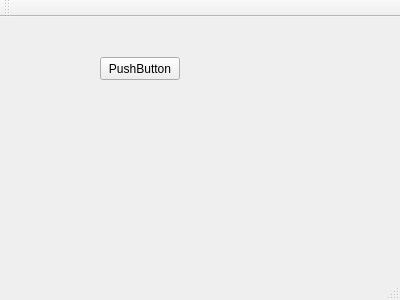
<?xml version="1.0" encoding="UTF-8"?>
<ui version="4.0">
 <class>MainWindow</class>
 <widget class="QMainWindow" name="MainWindow">
  <property name="geometry">
   <rect>
    <x>0</x>
    <y>0</y>
    <width>400</width>
    <height>300</height>
   </rect>
  </property>
  <property name="windowTitle">
   <string>MainWindow</string>
  </property>
  <widget class="QWidget" name="centralWidget">
   <widget class="QPushButton" name="pushButton">
    <property name="geometry">
     <rect>
      <x>100</x>
      <y>40</y>
      <width>80</width>
      <height>23</height>
     </rect>
    </property>
    <property name="text">
     <string>PushButton</string>
    </property>
   </widget>
  </widget>
  <widget class="QMenuBar" name="menuBar">
   <property name="geometry">
    <rect>
     <x>0</x>
     <y>0</y>
     <width>400</width>
     <height>20</height>
    </rect>
   </property>
  </widget>
  <widget class="QToolBar" name="mainToolBar">
   <attribute name="toolBarArea">
    <enum>TopToolBarArea</enum>
   </attribute>
   <attribute name="toolBarBreak">
    <bool>false</bool>
   </attribute>
  </widget>
  <widget class="QStatusBar" name="statusBar"/>
 </widget>
 <layoutdefault spacing="6" margin="11"/>
 <resources/>
 <connections/>
</ui>
